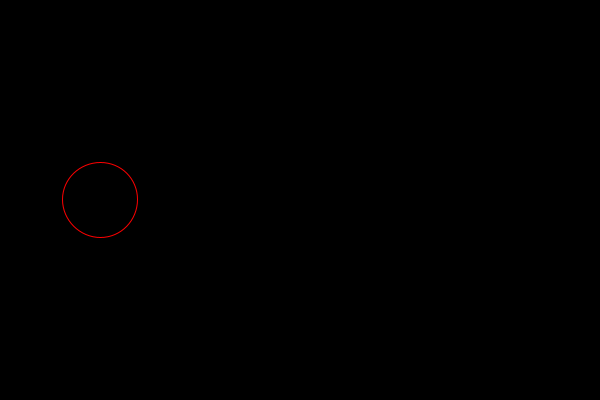
Frame 1 (no input)
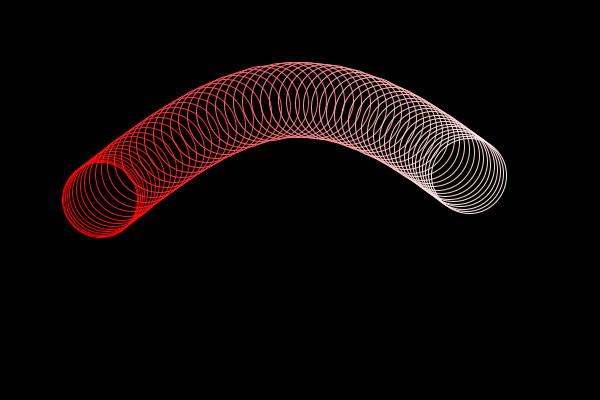
Frame 60 (the mouse pressed at the canvas centre just before this capture)
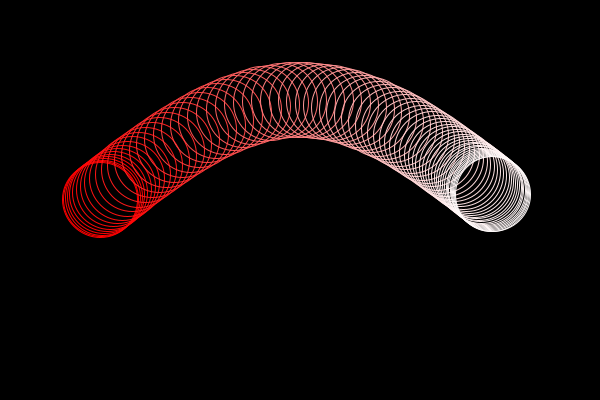
Frame 120 (the mouse held since frame 60 and released just before this capture)

The Processing sketch that drew these frames (run headless with seeded random() and noise(); from frame 60 on, the mouse is pressed at the canvas centre):

// Processing sketch: bell3
// ── bell3.pde
void setup() {
   size(600, 400);
   background(0);
   noFill();
   stroke(255);
}   

void draw() {
   if (frameCount > 75) return;
   float percent = map(frameCount, 0, 75, 0, 1);
   float v = exp(-4*percent*percent);
   float w = 1-v;
   float centerx = lerp(100, 500, w);
   float centery = lerp(200, 100, sin(w * radians(180)));
   stroke(255, 255*w, 255*w);
   ellipse(centerx, centery, 75, 75);
}
